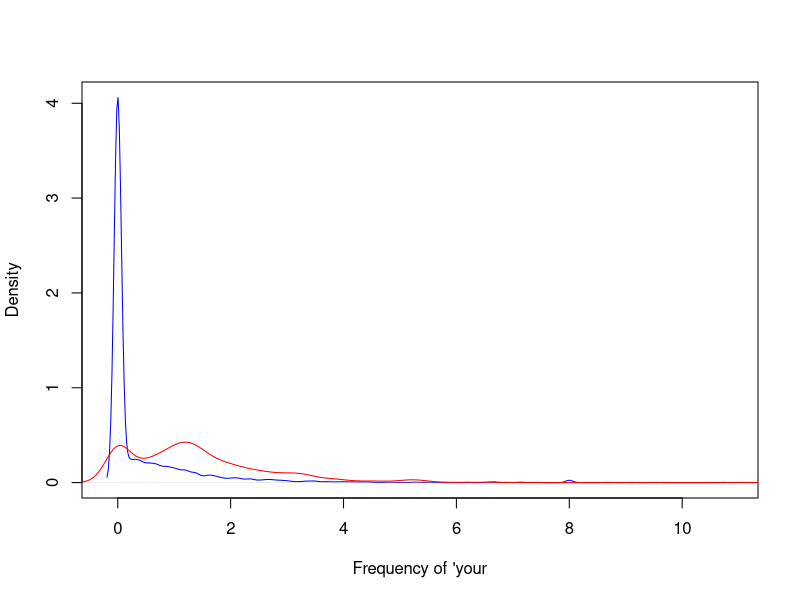
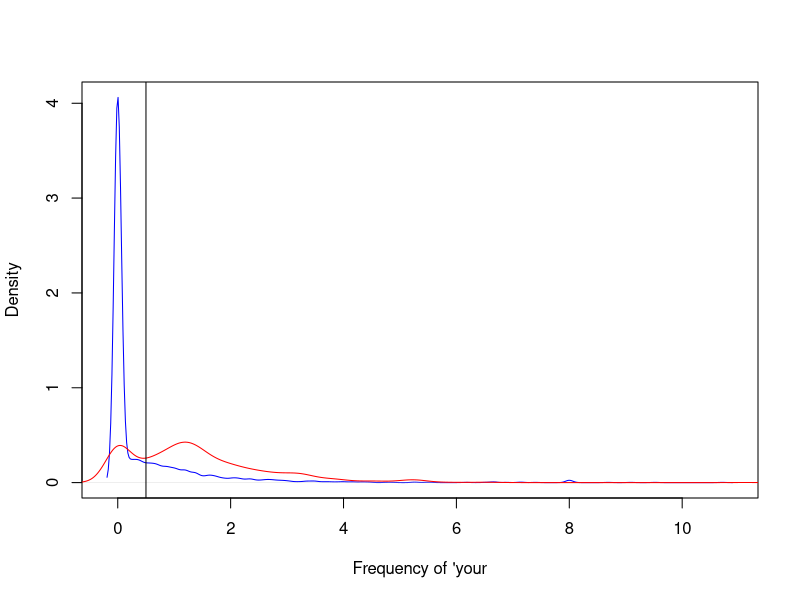

Write the R code that produced these figures, in order.
## ---- chunk 1
install.packages("caret")
## ---- chunk 2
install.packages("kernlab")
library(kernlab)
## ---- chunk 3
data(spam)
head(spam)
## ---- chunk 4
plot(density(spam$your[spam$type == "nonspam"]),
     col = "blue", main = "", xlab = "Frequency of 'your")
lines(density(spam$your[spam$type == "spam"]), col = "red")
## ---- chunk 5
plot(density(spam$your[spam$type == "nonspam"]),
     col = "blue", main = "", xlab = "Frequency of 'your")
lines(density(spam$your[spam$type == "spam"]), col = "red")
abline(v = 0.5, col = "black")
## ---- chunk 6
prediction <- ifelse(spam$your > 0.5, "spam", "nonspam")
#if the freq is above 0.5 mark as spam.. versus the real values table.
table(prediction, spam$type)/length(spam$type)
